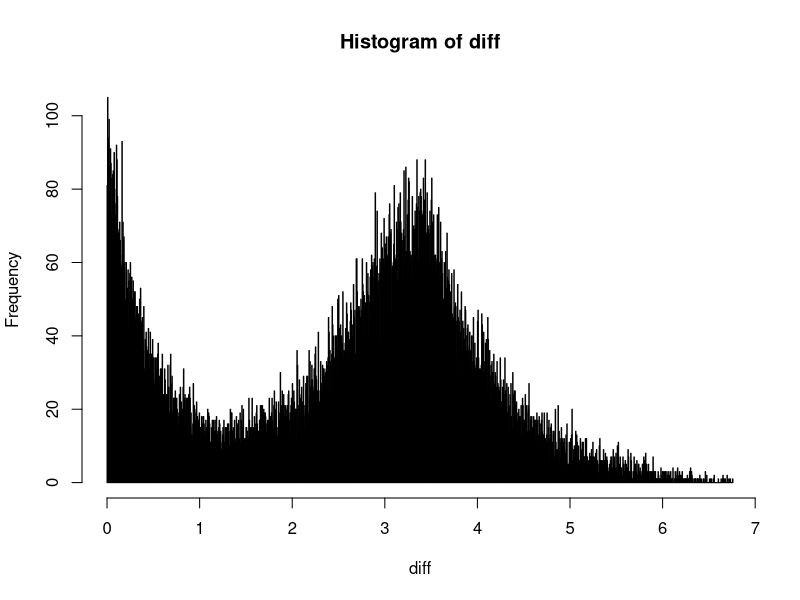
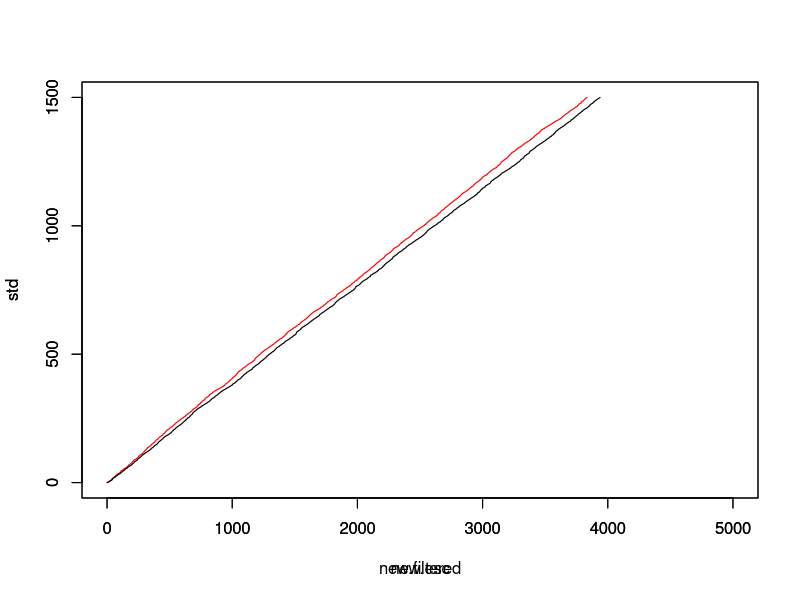

Generate these figures, in order, with R: (Note: a time limit stopped this script after it produced the figures.)
pi <- 3.1415
iterations <- 120000
possibilities <- 12
real.probs <- c(0.099, 0.149, 0.099, 0.349, 0.249, 0.049, 0.006)

eval.divergence <- function(lambda, period, power) { #lambda 1, power 7, period 3.5
  total.kl <- 0

  get.f <- function(x) {
    adjusted <- x / period
    b <- exp((adjusted - floor(adjusted) - 1) * power) #polynomial 15
    return(b)
  }
  next.end <- function(x) {
    return(period * floor(x / period) + 2 * period)
  }
  
  sofar <- c(0)
  for (i in 1:iterations) {
    repeat {
      poisson <- -log(runif(1)) / lambda
      last <- sofar[length(sofar)]
      nxt <- last + poisson
      if (nxt < next.end(last)) break
    }
    sofar <- c(sofar,nxt)
  }
  filtered.sofar <- c()
  for (i in 2:length(sofar)) {
    if (get.f(sofar[i]) > runif(1) || (i != length(sofar) &&
                                        sofar[i + 1] >= next.end(sofar[i]) - period))
      filtered.sofar <- c(filtered.sofar, sofar[i])
  }
  #print(length(filtered.sofar))
  diff <- c()
  for (i in 1:length(filtered.sofar)-1)
    diff <- c(diff, filtered.sofar[i + 1] - filtered.sofar[i])
  counts <- hist(diff,breaks=c(0.0,0.5,1.5,2.5,3.5,4.5,5.5,10.0))$counts
  hist(diff,breaks=1000)
  counts <- counts/length(diff)
  
  print(counts)
  
  for (i in 1:length(counts)) {
    total.kl <- total.kl + (log(real.probs[i] / counts[i]) * real.probs[i])
  }
  
  print(total.kl)
  return(total.kl)

}

filtered.dataset <- function(lambda, period, power) {
  get.f <- function(x) {
    adjusted <- x / period
    b <- exp((adjusted - floor(adjusted) - 1) * power) #polynomial 15
    return(b)
  }
  next.end <- function(x) {
    return(period * floor(x / period) + 2 * period)
  }
  
  sofar <- c(0)
  for (i in 1:iterations) {
    repeat {
      poisson <- -log(runif(1)) / lambda
      last <- sofar[length(sofar)]
      nxt <- last + poisson
      if (nxt < next.end(last)) break
    }
    print(i)
    sofar <- c(sofar,nxt)
  }
  filtered.sofar <- c()
  for (i in 2:length(sofar)) {
    if (get.f(sofar[i]) > runif(1) || (i != length(sofar) &&
                                         sofar[i + 1] >= next.end(sofar[i]) - period))
      filtered.sofar <- c(filtered.sofar, sofar[i])
  }
  return(filtered.sofar)
}

eval.cdf <- function(lambda, period, power) { #lambda 1, power 7, period 3.5
  filtered.sofar <- filtered.dataset(lambda, period, power)
  
  plot(1:150~filtered.sofar[1:150])
  
  #print(length(filtered.sofar))
  diff <- c()
  for (i in 1:length(filtered.sofar)-1)
    diff <- c(diff, filtered.sofar[i + 1] - filtered.sofar[i])
  return(hist(diff,breaks=1000))
}

binsearch <- function(x, s) {
  # x is the target.
  # s is sorted ascending (but can have repeated values).
  # Returns a pair of indexes into s, c(low, high), such that
  #     if min(s) <= x <= max(s), then
  #         s[low] <= x <= s[high] and 
  #             either high == length(s) or x < s[high+1].
  #
  # Output is undefined if x is outside the range of s (but termination
  # is assured).
  
  low <- 1; high <- length(s)
  while (high - low > 1) {
    mid = floor((high+low)/2)
    if (s[mid] <= x) low <- mid
    else high <- mid
  }
  c(low, high)
}



filtered.sofar <- filtered.dataset(1.304, 3.422, 5.980)
diff <- c()
for (i in 1:length(filtered.sofar)-1)
  diff <- c(diff, filtered.sofar[i + 1] - filtered.sofar[i])
cdf.hist <- hist(diff,breaks=1000)


diff <- cdf.hist$mids[2] - cdf.hist$mids[1]
counts1 <- c(0)
for (i in 1:length(cdf.hist$counts))
  counts1 <- c(counts1, counts1[length(counts1)] +
                diff * cdf.hist$density[i] )
sample.t1 <- function() {
  rand <- runif(1)
  dat <- binsearch(rand, counts1)
  return(diff * (dat[2] - 0.5))
}

tm <- 1500
std <- c()
for (i in 0:(tm-1)) std <- c(std, i, i)
std <- c(std, tm)
new.filtered <- c(0)
for (i in 1:tm) new.filtered <- c(new.filtered, filtered.sofar[i], filtered.sofar[i])
for (j in 1:1) {
  print(j)
  esc <- c(0)
  for (i in 1:tm) esc <- c(esc, esc[length(esc)] + sample.t1())
  new.esc <- c(0)
  for (i in 2:(tm+1)) new.esc <- c(new.esc, esc[i], esc[i])
  plot(std~new.esc, type='l', col='red', xlim=c(0,5000))
  par(new=TRUE)
}
plot(std~new.filtered, type='l', xlim=c(0,5000))

c1 <- 0.251235
c2 <- 0.748765
sigma1 <- 0.2093175
sigma2 <- 0.2093175
mu1 <- 0.003414787
mu2 <- 1.048607

mix <- function(x) {
  return (c1 * dlnorm(x, meanlog=mu1, sdlog=sigma1, log=FALSE) +
            c2 * dlnorm(x, meanlog=mu2, sdlog=sigma2, log=FALSE))
}

counts2 <- c(0)
for (i in 1:length(cdf.hist$counts)) {
  mid <- cdf.hist$mids[i]
  counts2 <- c(counts2, counts2[length(counts2)] +
                 diff * mix(mid))
}

sample.s1 <- function() {
  rand <- runif(1)
  dat <- binsearch(rand, counts2)
  return(diff * (dat[2] - 0.5))
}

counts.t.discrete <- c(0.0, 0.1, 0.25, 0.35, 0.7, 0.95, 1.0)
sample.discrete.t1 <- function() {
  rand <- runif(1)
  dat <- binsearch(rand, counts.t.discrete)
  return(dat[1] - 1)
}
counts.s.discrete <- c(0.0, 0.25, 0.45, 0.85, 1.0)
sample.discrete.s1 <- function() {
  rand <- runif(1)
  dat <- binsearch(rand, counts.s.discrete)
  return(dat[1])
}

idle <- c()
repeat {
  s <- 1e-08
  while (s > 0) {
    s <- s + sample.s1() - sample.t1()
  }
  idle <- c(idle, -s)
  print(-s)
}

mean.waiting.time <- function(contraction) {
  ww <- c()
  for (i in 1:1000) {
    w <- c(sample.s1())
    i <- 1
    time <- 0
    repeat {
      si <- contraction * sample.s1()
      ti <- sample.t1()
      time <- time + ti
      if (time > 385.95) break
      #print(i)
      w <- c(w, max(w[length(w)] + si - ti, 0))
      i <- i + 1
    }
    #hist(w)
    #print(mean(w))
    ww <- c(ww, mean(w))
  }
  return(mean(ww))
}
mean.queue.length <- function(contraction) {
  ww <- c()
  for (i in 1:1000) {
    w <- c(sample.s1())
    i <- 1
    time <- 0
    repeat {
      si <- contraction * sample.s1()
      ti <- sample.t1()
      time <- time + ti
      if (time > 385.95) break
      #print(i)
      w <- c(w, max(w[length(w)] + si - ti, 0))
      i <- i + 1
    }
    #hist(w)
    #print(mean(w))
    ww <- c(ww, sum(w)/385.95)
  }
  return(mean(ww))
}
low <- 0.4
high <- 1.0
repeat {
  print(paste(low, high, sep=' '))
  mid <- (low + high) / 2
  result <- mean.queue.length(mid)
  print(result)
  if (2.0 < result) high <- mid
  else low <- mid
}

#lambdas <- seq(from=0.5,to=3.5,length.out=possibilities)
#periods <- seq(from=3.30,to=4.0,length.out=possibilities)
#powers <- seq(from=4,to=10,length.out=possibilities)
#best.lambda <- -1
#best.period <- -1
#best.power <- -1
#best.kl <- 10000000000.0


#for (i in 1:possibilities) {
#  for (j in 1:possibilities) {
#    for (k in 1:possibilities) {
#      this.kl <- eval.divergence(lambdas[i], periods[j], powers[k])
#      print(paste(lambdas[i], periods[j], powers[k], sep=' '))
#      if (this.kl < best.kl) {
#        best.kl <- this.kl
#        best.lambda <- lambdas[i]
#        best.period <- periods[j]
#        best.power <- powers[k]
#        print(paste(best.kl, best.lambda, best.period, best.power, sep=' '))
#      }
#    }
#  }
#}
